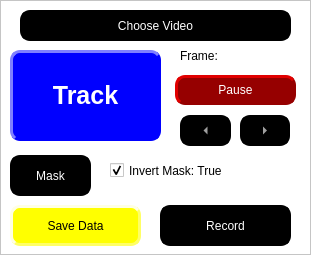
    <widget class="QFrame" name="frame_3">
     <property name="geometry">
      <rect>
       <x>10</x>
       <y>10</y>
       <width>311</width>
       <height>255</height>
      </rect>
     </property>
     <property name="styleSheet">
      <string notr="true"> color: rgb(0, 0, 0);
 background-color: rgb(255, 255, 255);
</string>
     </property>
     <property name="frameShape">
      <enum>QFrame::StyledPanel</enum>
     </property>
     <property name="frameShadow">
      <enum>QFrame::Raised</enum>
     </property>
     <widget class="QPushButton" name="choosevideobutton">
      <property name="geometry">
       <rect>
        <x>20</x>
        <y>10</y>
        <width>271</width>
        <height>31</height>
       </rect>
      </property>
      <property name="styleSheet">
       <string notr="true">     QPushButton {
                color: rgb(255, 255, 255);
                background-color: rgb(0, 0, 0);
                border-style: outset;
                border-width: 2px;
                border-radius: 10px;
                border-color: rgb(0, 0, 0);
                min-width: 1em;
                padding: 1px;
            }
            QPushButton:hover {
                background-color: rgb(100, 100, 100);
                color: rgb(255, 255, 255);
                border-color: rgb(100, 100, 100);
            
            
            }</string>
      </property>
      <property name="text">
       <string>Choose Video</string>
      </property>
     </widget>
     <widget class="QCheckBox" name="maskinvert_checkBox">
      <property name="geometry">
       <rect>
        <x>110</x>
        <y>155</y>
        <width>195</width>
        <height>31</height>
       </rect>
      </property>
      <property name="text">
       <string>Invert Mask: True</string>
      </property>
      <property name="checked">
       <bool>true</bool>
      </property>
     </widget>
     <widget class="QPushButton" name="pausebutton">
      <property name="geometry">
       <rect>
        <x>175</x>
        <y>75</y>
        <width>121</width>
        <height>30</height>
       </rect>
      </property>
      <property name="maximumSize">
       <size>
        <width>300</width>
        <height>30</height>
       </size>
      </property>
      <property name="styleSheet">
       <string notr="true">QPushButton {
                color: rgb(255, 255, 255);
                background-color: rgb(150, 0, 0);
                border-style: outset;
                border-width: 3px;
                border-radius: 10px;
                border-color: rgb(150, 0, 0);
                min-width: 1em;
                padding: 1px;
            }
            QPushButton:checked {
                color: rgb(255, 255, 255);
                background-color: rgb(0, 0, 150);
                border-style: inset;
                border-width: 3px;
                border-radius: 10px;
                border-color: rgb(0, 0, 255);
                font: bold 12px;
                min-width: 1em;
                padding: 1px;
            }
            QPushButton:hover {
                background-color: rgb(100, 100, 100);
                color: rgb(255, 255, 255);
                border-color: rgb(255, 0, 0);
                padding-left: 2px;
                padding-top: 2px;
            }</string>
      </property>
      <property name="text">
       <string>Pause</string>
      </property>
      <property name="checkable">
       <bool>true</bool>
      </property>
     </widget>
     <widget class="QPushButton" name="savedatabutton">
      <property name="geometry">
       <rect>
        <x>10</x>
        <y>205</y>
        <width>131</width>
        <height>41</height>
       </rect>
      </property>
      <property name="styleSheet">
       <string notr="true">QPushButton {
                color: rgb(0, 0, 0);
                background-color: rgb(255, 255, 0);
                border-style: outset;
                border-width: 3px;
                border-radius: 10px;
                border-color: rgb(255, 255, 100);
                min-width: 1em;
                padding: 6px;
            }
            QPushButton:hover {
                background-color: rgb(255, 255, 200);
                color: rgb(0, 0, 0);
            }
            QPushButton:checked {
                background-color: red;
                border: 2px solid red;
                padding-left: 5px;
                padding-top: 5px;
                border-style: inset;
                }</string>
      </property>
      <property name="text">
       <string>Save Data</string>
      </property>
      <property name="checkable">
       <bool>true</bool>
      </property>
     </widget>
     <widget class="QPushButton" name="recordbutton">
      <property name="geometry">
       <rect>
        <x>160</x>
        <y>205</y>
        <width>131</width>
        <height>41</height>
       </rect>
      </property>
      <property name="styleSheet">
       <string notr="true">QPushButton {
                color: rgb(255, 255, 255);
                background-color: rgb(0, 0, 0);
                border-style: outset;
                border-width: 3px;
                border-radius: 10px;
                border-color: rgb(0, 0, 0);
                min-width: 1em;
                padding: 6px;
            }
      
            QPushButton:checked {
                color: rgb(255, 255, 255);
                background-color: rgb(255, 0, 0);
                border-style: inset;
                border-width: 3px;
                border-radius: 10px;
                border-color: rgb(255, 0, 0);
                font: bold 16px;
                min-width: 1em;
               
            }
            QPushButton:hover {
                background-color: rgb(100, 100, 100);
                color: rgb(255, 255, 255);
                border-color: rgb(100, 100, 100);
                padding-left: 5px;
                padding-top: 5px;
            }</string>
      </property>
      <property name="text">
       <string>Record</string>
      </property>
      <property name="checkable">
       <bool>true</bool>
      </property>
     </widget>
     <widget class="QLabel" name="framelabel">
      <property name="geometry">
       <rect>
        <x>180</x>
        <y>45</y>
        <width>121</width>
        <height>21</height>
       </rect>
      </property>
      <property name="maximumSize">
       <size>
        <width>300</width>
        <height>25</height>
       </size>
      </property>
      <property name="text">
       <string>Frame: </string>
      </property>
     </widget>
     <widget class="QToolButton" name="leftbutton">
      <property name="geometry">
       <rect>
        <x>180</x>
        <y>115</y>
        <width>51</width>
        <height>31</height>
       </rect>
      </property>
      <property name="styleSheet">
       <string notr="true">QToolButton {
                color: rgb(255, 255, 255);
                background-color: rgb(0, 0, 0);
                border-style: outset;
                border-width: px;
                border-radius: 10px;
                border: 2px solid rgb(0, 0, 0);
                font: bold 16px;
                min-width: 1em;
                padding: 1px;
            }
            QToolButton:hover {
                background-color: rgb(100, 100, 100);
                color: rgb(255, 255, 255);
                border: 2px solid rgb(0, 255, 0);
            }
            QToolButton:pressed {
                background-color: rgb(100, 100, 100);
                border: 2px solid rgb(255, 0, 0);
                border-style: inset;
                padding-left: 5px;
                padding-top: 5px;
            }</string>
      </property>
      <property name="text">
       <string>...</string>
      </property>
      <property name="autoRepeat">
       <bool>false</bool>
      </property>
      <property name="autoRepeatDelay">
       <number>0</number>
      </property>
      <property name="autoRepeatInterval">
       <number>1</number>
      </property>
      <property name="arrowType">
       <enum>Qt::LeftArrow</enum>
      </property>
     </widget>
     <widget class="QPushButton" name="maskbutton">
      <property name="geometry">
       <rect>
        <x>10</x>
        <y>155</y>
        <width>81</width>
        <height>41</height>
       </rect>
      </property>
      <property name="styleSheet">
       <string notr="true">QPushButton {
                color: rgb(255, 255, 255);
                background-color: rgb(0, 0, 0);
                border-style: outset;
                border-width: 2px;
                border-radius: 10px;
                border-color: rgb(0, 0, 0);
                min-width: 1em;
                padding: 1px;
            }
            QPushButton:hover {
                background-color: rgb(100, 100, 100);
                color: rgb(255, 255, 255);
                border-style: inset;
			  border-color: rgb(0, 255, 0);
            }</string>
      </property>
      <property name="text">
       <string>Mask</string>
      </property>
      <property name="checkable">
       <bool>true</bool>
      </property>
      <property name="checked">
       <bool>false</bool>
      </property>
     </widget>
     <widget class="QPushButton" name="trackbutton">
      <property name="geometry">
       <rect>
        <x>10</x>
        <y>50</y>
        <width>151</width>
        <height>91</height>
       </rect>
      </property>
      <property name="cursor">
       <cursorShape>ArrowCursor</cursorShape>
      </property>
      <property name="styleSheet">
       <string notr="true">
QPushButton {
                color: rgb(255, 255, 255);
                background-color: rgb(0, 0, 255);
                border-style: outset;
                border-width: 3px;
                border-radius: 10px;
                border-color: rgb(0, 0, 255);
                min-width: 1em;
                padding: 6px;
			  font: bold 25px;
            }
      
            QPushButton:checked {
                color: rgb(255, 255, 255);
                background-color: rgb(255, 0, 0);
                border-style: inset;
                border-width: 3px;
                border-radius: 10px;
                border-color: rgb(255, 0, 0);
                font: bold 25px;
                min-width: 1em;
               
            }
            QPushButton:hover {
                background-color: rgb(100, 100, 100);
                color: rgb(255, 255, 255);
                border-color: rgb(0, 255, 0);
                padding-left: 5px;
                padding-top: 5px;
            }</string>
      </property>
      <property name="text">
       <string>Track</string>
      </property>
      <property name="checkable">
       <bool>true</bool>
      </property>
     </widget>
     <widget class="QToolButton" name="rightbutton">
      <property name="geometry">
       <rect>
        <x>240</x>
        <y>115</y>
        <width>50</width>
        <height>31</height>
       </rect>
      </property>
      <property name="styleSheet">
       <string notr="true">QToolButton {
                color: rgb(255, 255, 255);
                background-color: rgb(0, 0, 0);
                border-style: outset;
                border-width: px;
                border-radius: 10px;
                border: 2px solid rgb(0, 0, 0);
                font: bold 16px;
                min-width: 1em;
                padding: 1px;
            }
            QToolButton:hover {
                background-color: rgb(100, 100, 100);
                color: rgb(255, 255, 255);
                border: 2px solid rgb(0, 255, 0);
            }
            QToolButton:pressed {
                background-color: rgb(100, 100, 100);
                border: 2px solid rgb(255, 0, 0);
                border-style: inset;
                padding-left: 5px;
                padding-top: 5px;
            }</string>
      </property>
      <property name="text">
       <string>...</string>
      </property>
      <property name="autoRepeat">
       <bool>false</bool>
      </property>
      <property name="autoRepeatInterval">
       <number>1</number>
      </property>
      <property name="arrowType">
       <enum>Qt::RightArrow</enum>
      </property>
     </widget>
    </widget>
